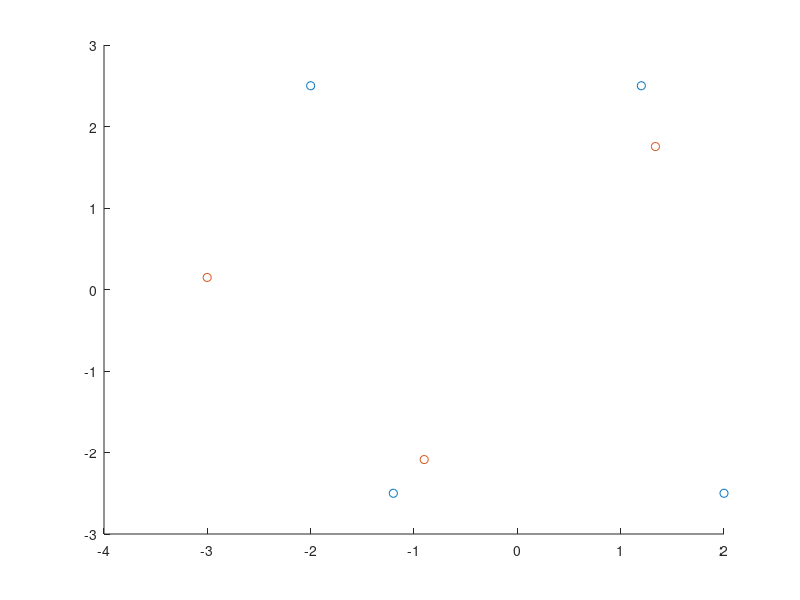

Write MATLAB code to recreate this figure.
x = [1.2, -2, -1.2, 2];
y = [2.5, 2.5, -2.5, -2.5];

xlim([-3,3]);
ylim([-3,3]);
scatter(x,y, 'blue');
hold on;

rootx = [1.336355, -0.901266, -3.001625];
rooty = [1.754235, -2.086588, 0.148108];

scatter(rootx, rooty, 'red');